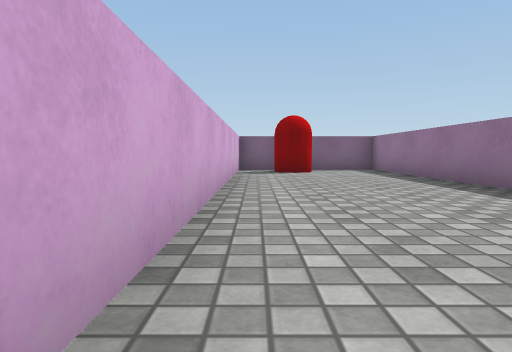
[1] (above)

24 first-person views from a walk through a Unity game level. The camera is 0.51 m above the floor, tilts 4° down and sees 75° across. The floor is counted in squares, 1 m on a side. Each view is taken from the middle of a square. On the plan, view 1 faces up. The plan holds only what a view shows up to about 9 squares ahead; the rest is blank. The player character is not drawn. Surface patterns are stand-ins for the level's own textures.

[2]
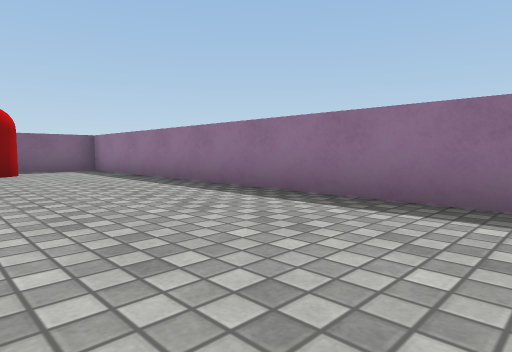

[3]
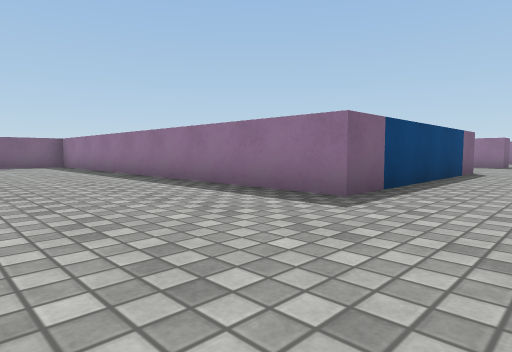

[4]
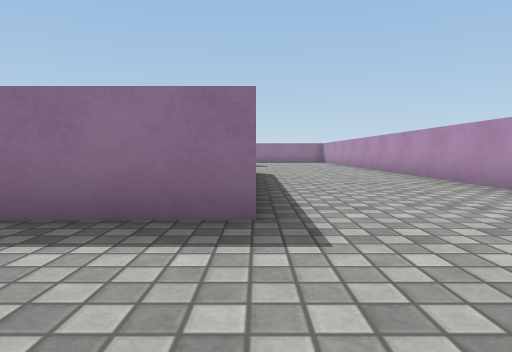

[5]
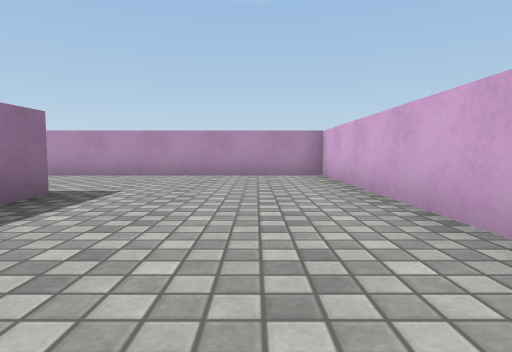

[6]
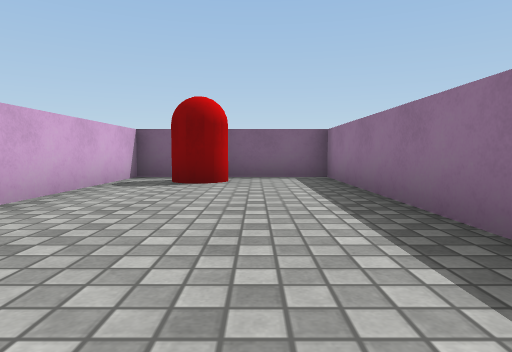

[7]
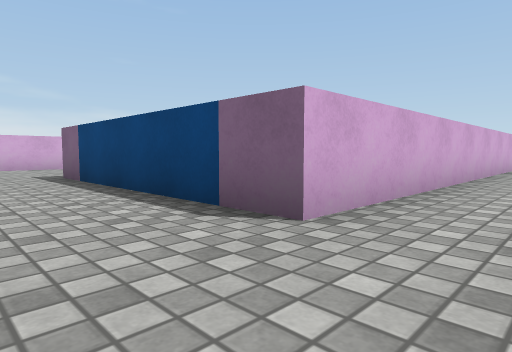

[8]
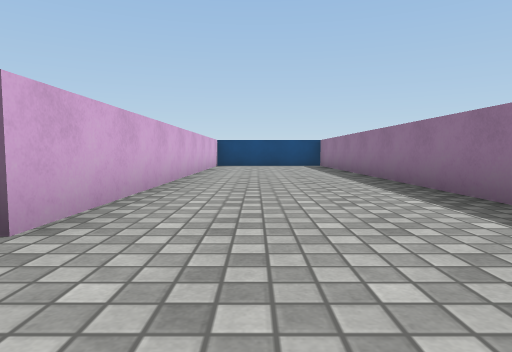

[9]
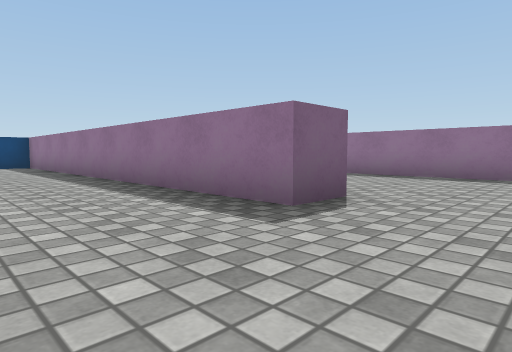

[10]
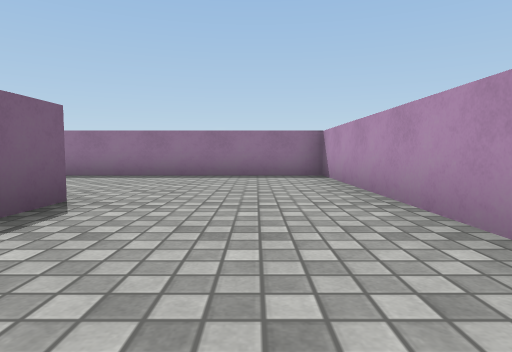

[11]
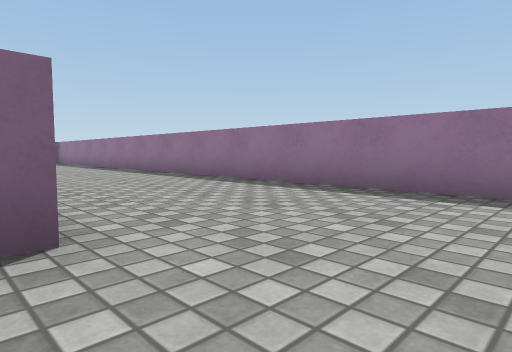

[12]
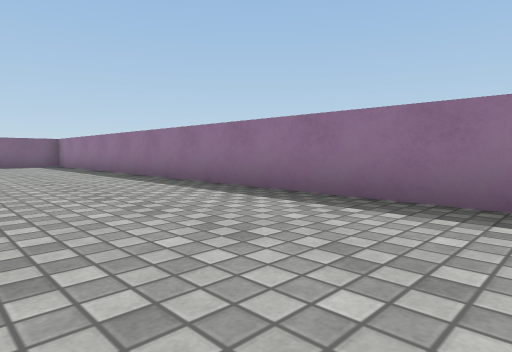

[13]
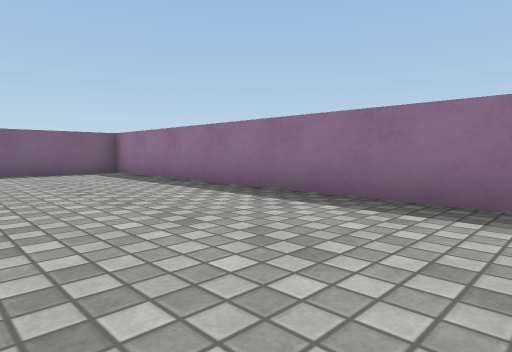

[14]
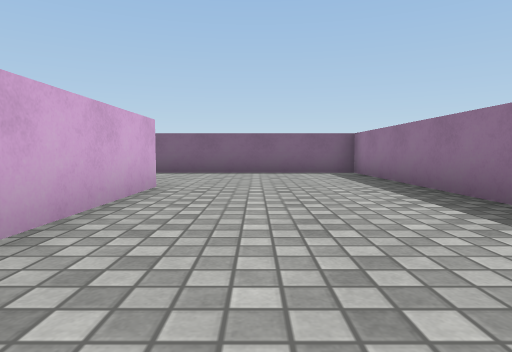

[15]
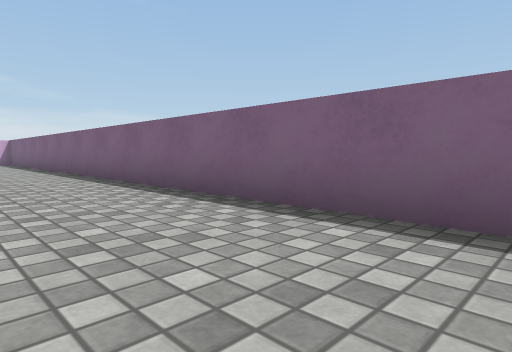

[16]
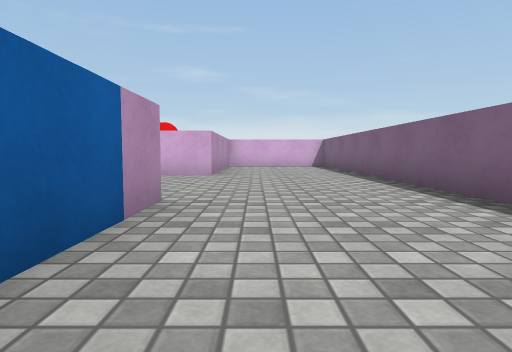

[17]
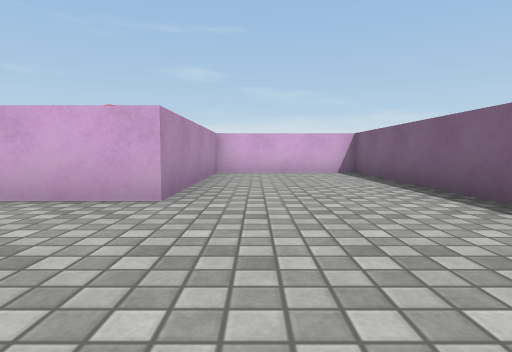

[18]
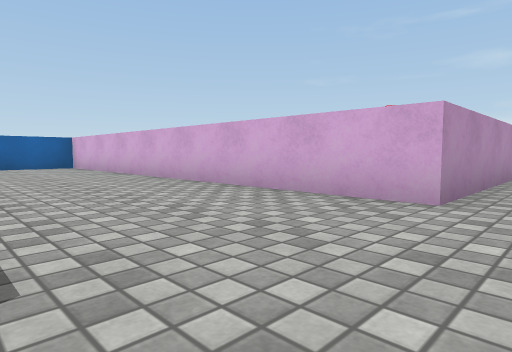

[19]
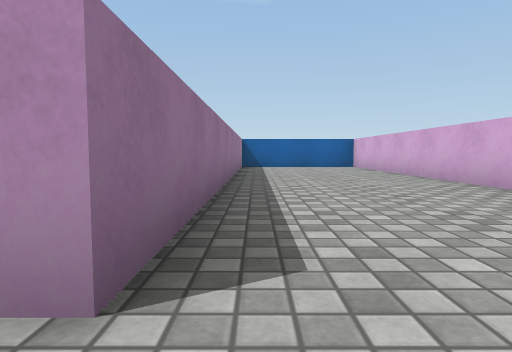

[20]
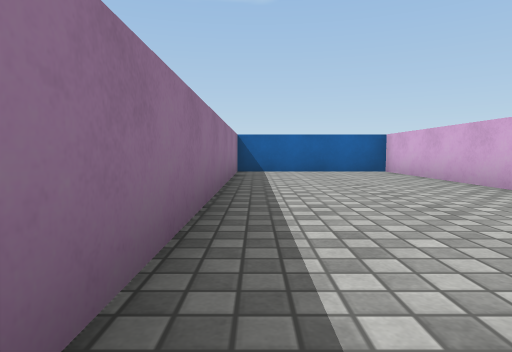

[21]
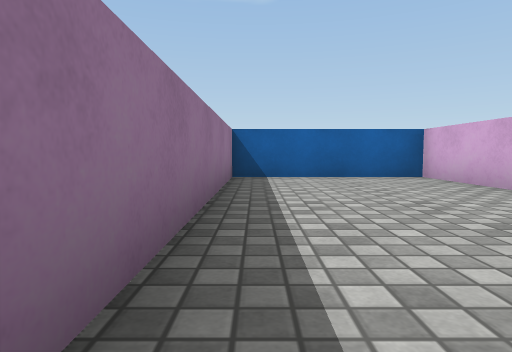

[22]
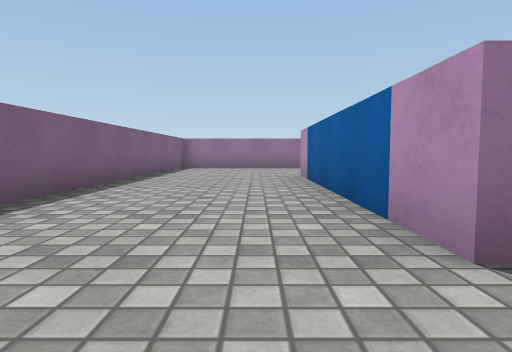

[23]
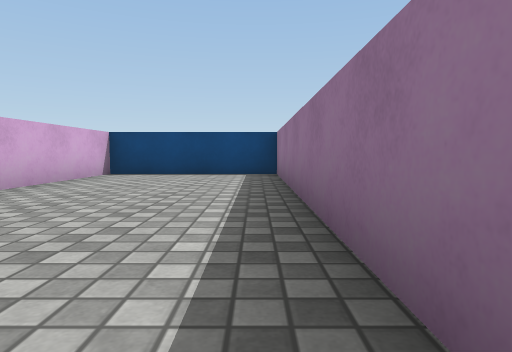

[24]
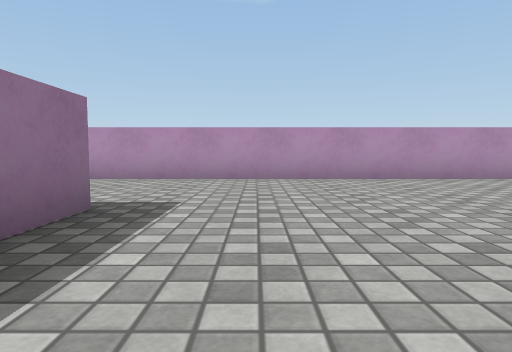

### Floor plan
Points are (right, up) in squares from view 1. A wall is a line through its corners. A room is listed if a view was taken in it or the views show most of it. See-through windows are left out.
Room 1 (views 1, 2, 3, 4, 5, 6, 7, 8, 9, 10, 11, 12, 13, 14, 15, 16, 17, 18, 19, 20, 21, 22, 23, 24)
walls: (14.6, -1) (13.5, -1) (13.5, 10) (9.5, 10) (9.5, -1) (3.5, -1) (3.5, 10) (-0.5, 10) (-0.5, -4.5) (18.5, -4.5) (18.5, 14.5) (-0.5, 14.5) (-0.5, 11) (4.5, 11) (4.5, 0) (8.5, 0) (8.5, 11) (14.5, 11) (14.5, 7.9)
objects: red capsule (1, 9)

Where each view was taken, in squares from view 1:
view 1: 0 up, 0 right, facing up
view 2: 0 up, 0 right, facing up-right
view 3: 3 down, 0 right, facing up-right
view 4: 1 down, 1 right, facing right
view 5: 3 up, 1 right, facing down
view 6: 3 up, 2 right, facing up
view 7: 3 down, 11 right, facing up-left
view 8: 3 down, 11 right, facing up
view 9: 3 down, 11 right, facing up-right
view 10: 3 down, 11 right, facing right
view 11: 3 down, 14 right, facing up-right
view 12: 1 up, 15 right, facing up-right
view 13: 6 up, 15 right, facing up-right
view 14: 6 up, 16 right, facing up
view 15: 12 up, 16 right, facing up-left
view 16: 12 up, 12 right, facing left
view 17: 12 up, 8 right, facing left
view 18: 12 up, 8 right, facing down-left
view 19: 12 up, 8 right, facing down
view 20: 9 up, 8 right, facing down
view 21: 7 up, 8 right, facing down
view 22: 12 up, 7 right, facing right
view 23: 2 up, 13 right, facing up
view 24: 2 up, 12 right, facing down
